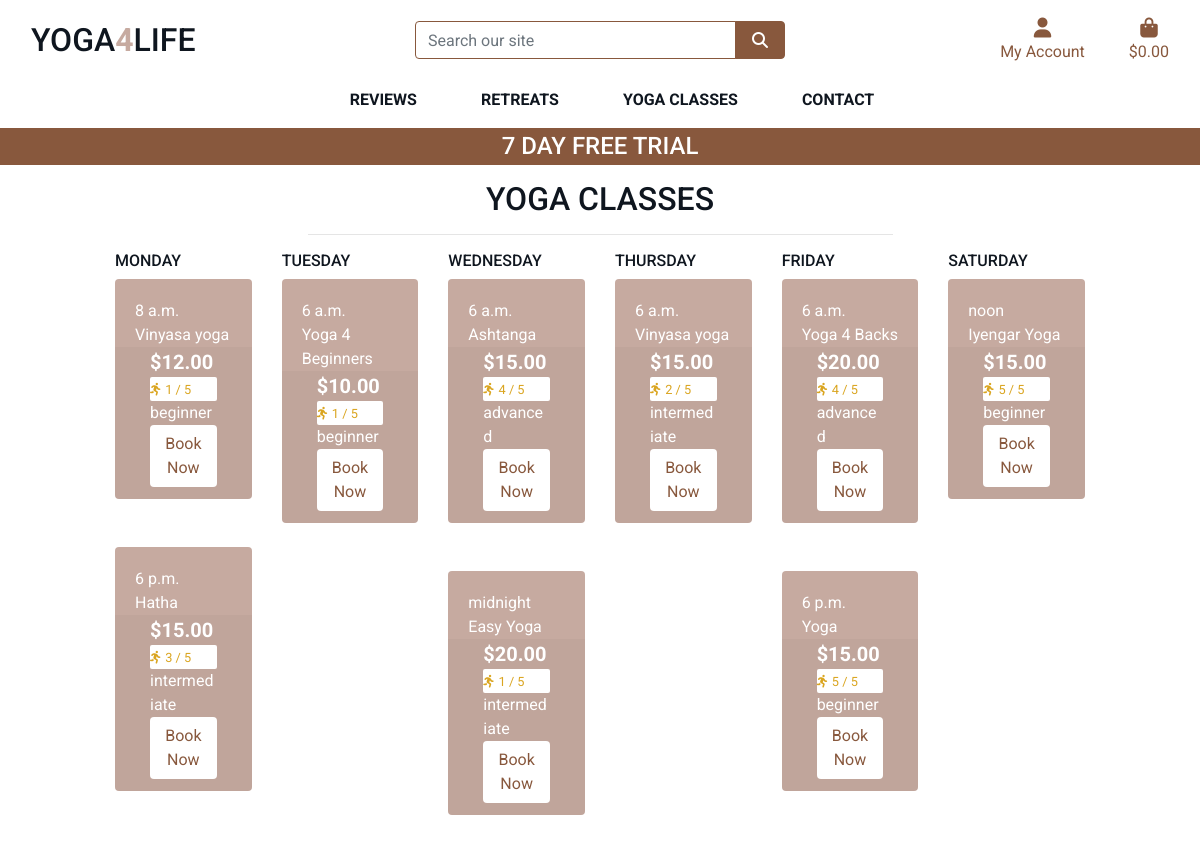
/classes/, run on the app's committed database.
### classes/models.py (models this page shows, shortened)
class Class(models.Model):
    class Meta:
        verbose_name_plural = 'Classes'
    DAYS_OF_THE_WEEK = (
        ('1', 'Monday'),
        ('2', 'Tuesday'),
        ('3', 'Wednesday'),
        ('4', 'Thursday'),
        ('5', 'Friday'),
        ('6', 'Saturday')
    )
    level = models.ForeignKey('Level', null=True, blank=True, on_delete=models.SET_NULL)
    sku = models.CharField(max_length=254, null=True, blank=True)
    name = models.CharField(max_length=254)
    description = models.TextField()
    price = models.DecimalField(max_digits=6, decimal_places=2)
    dificulty = models.DecimalField(max_digits=6, decimal_places=0, null=True, blank=True)
    image_url = models.URLField(max_length=1024, null=True, blank=True)
    image = models.ImageField(null=True, blank=True)
    day = models.CharField(max_length=10, choices=DAYS_OF_THE_WEEK)
    time = models.DateTimeField(null=True, blank=True)

class Level(models.Model):
    name = models.CharField(max_length=254)
    friendly_name = models.CharField(max_length=254, null=True, blank=True)
    def __str__(self):
        return self.name

### classes/views.py (the view)
# urls.py: path('', views.all_classes, name='classes'),
def all_classes(request):
    classes = Class.objects.order_by('day', 'time')
    context = {
        'classes': classes,
    }
    return render(request, 'classes/classes.html', context)

### cart/contexts.py (called while the page is built, shortened)
def cart_contents(request):
    cart_items = []
    total = 0
    product_count = 0
    cart = request.session.get('cart', {})
    grand_total = total
    context = {
        'cart_items': cart_items,
        'total': total,
        'retreat_count': product_count,
        'grand_total': grand_total,
    }
    return context

### classes/templates/classes/classes.html (shortened to what this page needs)
{% extends "base.html" %}
{% load static %}
{% block page_header %}
<div class="container header-container">
</div>
{% endblock %}
{% block content %}
<div class="container-fluid">
    <div class="row">
        <div class="col text-center mt-3">
            <h2 class="logo-font">Yoga Classes</h2>
            <hr class="w-50 mb-1">
        </div>
    </div>
     <div class="row">
        <div class="retreat-container col-10 offset-1">
            <div class="row">
                <div class="col-sm-6 col-md-6 col-lg-2 col-xl-2">
                    <h6 class="logo-font">Monday</h6>
                {% for class in classes %}
                    {% if class.day == "1"%}
                    <div class="col pl-0 pr-0 pb-5">
                        <div class="card h-100 border-0">
                            <div class="card-body pb-0">
                                <p class="mb-0">{{ class.time.time }}</p>
                                <p class="mb-0">{{ class.name }}</p>
                            </div>
                            <div class="card-footer pt-0 border-0 text-left">
                                <div class="">
                                    <div class="col">
                                        <p class="lead mb-0 font-weight-bold">${{ class.price }}</p>
                                        {% if class.dificulty %}
                                        <div class="card-white-sm">
                                            <small class="text-gold"><i class="fas fa-running mr-1"></i>{{ class.dificulty }} / 5</small>
                                        </div>
                                        {% else %}
                                            <small class="text-gold">No dificulty</small>
                                        {% endif %}
                                        <p class="mb-0">{{ class.level }}</p>
                                        <a class="btn btn-white" href="{% url 'class_detail' class.id %}">Book Now</a>
                                    </div>
                                </div>
                            </div>
                        </div>
                    </div>
                {% endif %}
                {% endfor %}
                </div>
                <div class="col-sm-6 col-md-6 col-lg-2 col-xl-2">
                    <h6 class="logo-font">Tuesday</h6>
                {% for class in classes %}
                {% if class.day == "2"%}
                    <div class="col pl-0 pr-0 pb-5">
                        <div class="card h-100 border-0">
                            <div class="card-body pb-0">
                                <p class="mb-0">{{ class.time.time }}</p>
                                <p class="mb-0">{{ class.name }}</p>
                            </div>
                            <div class="card-footer pt-0 border-0 text-left">
                                <div class="">
                                    <div class="col">
                                        <p class="lead mb-0 font-weight-bold">${{ class.price }}</p>
                                        {% if class.dificulty %}
                                        <div class="card-white-sm">
                                            <small class="text-gold"><i class="fas fa-running mr-1"></i>{{ class.dificulty }} / 5</small>
                                        </div>
                                        {% else %}
                                            <small class="text-gold">No dificulty</small>
                                        {% endif %}
                                        <p class="mb-0">{{ class.level }}</p>
                                        <a class="btn btn-white" href="{% url 'class_detail' class.id %}">Book Now</a>
                                    </div>
                                </div>
                            </div>
                        </div>
                    </div>
                {% endif %}
                {% endfor %}
                </div>
                <div class="col-sm-6 col-md-6 col-lg-2 col-xl-2">
                    <h6 class="logo-font">Wednesday</h6>
                {% for class in classes %}
                {% if class.day == "3"%}
                    <div class="col pl-0 pr-0 pb-5">
                        <div class="card h-100 border-0">
                            <div class="card-body pb-0">
                                <p class="mb-0">{{ class.time.time }}</p>
                                <p class="mb-0">{{ class.name }}</p>
                            </div>
                            <div class="card-footer pt-0 border-0 text-left">
                                <div class="">
                                    <div class="col">
                                        <p class="lead mb-0 font-weight-bold">${{ class.price }}</p>
                                        {% if class.dificulty %}
                                        <div class="card-white-sm">
                                            <small class="text-gold"><i class="fas fa-running mr-1"></i>{{ class.dificulty }} / 5</small>
                                        </div>
                                        {% else %}
                                            <small class="text-gold">No dificulty</small>
                                        {% endif %}
                                        <p class="mb-0">{{ class.level }}</p>
                                        <a class="btn btn-white" href="{% url 'class_detail' class.id %}">Book Now</a>
                                    </div>
                                </div>
                            </div>
                        </div>
                    </div>
                {% endif %}
                {% endfor %}
                </div>
                <div class="col-sm-6 col-md-6 col-lg-2 col-xl-2">
                    <h6 class="logo-font">Thursday</h6>
                {% for class in classes %}
                {% if class.day == "4"%}
                    <div class="col pl-0 pr-0 pb-5">
                        <div class="card h-100 border-0">
                            <div class="card-body pb-0">
                                <p class="mb-0">{{ class.time.time }}</p>
                                <p class="mb-0">{{ class.name }}</p>
                            </div>
                            <div class="card-footer pt-0 border-0 text-left">
                                <div class="">
                                    <div class="col">
                                        <p class="lead mb-0 font-weight-bold">${{ class.price }}</p>
                                        {% if class.dificulty %}
                                        <div class="card-white-sm">
                                            <small class="text-gold"><i class="fas fa-running mr-1"></i>{{ class.dificulty }} / 5</small>
                                        </div>
                                        {% else %}
                                            <small class="text-gold">No dificulty</small>
                                        {% endif %}
                                        <p class="mb-0">{{ class.level }}</p>
                                        <a class="btn btn-white" href="{% url 'class_detail' class.id %}">Book Now</a>
                                    </div>
                                </div>
                            </div>
                        </div>
                    </div>
                {% endif %}
                {% endfor %}
                </div>
                <div class="col-sm-6 col-md-6 col-lg-2 col-xl-2">
                    <h6 class="logo-font">Friday</h6>
                {% for class in classes %}
                {% if class.day == "5"%}
                    <div class="col pl-0 pr-0 pb-5">
                        <div class="card h-100 border-0">
                            <div class="card-body pb-0">
                                <p class="mb-0">{{ class.time.time }}</p>
                                <p class="mb-0">{{ class.name }}</p>
                            </div>
                            <div class="card-footer pt-0 border-0 text-left">
                                <div class="">
                                    <div class="col">
                                        <p class="lead mb-0 font-weight-bold">${{ class.price }}</p>
                                        {% if class.dificulty %}
                                        <div class="card-white-sm">
                                            <small class="text-gold"><i class="fas fa-running mr-1"></i>{{ class.dificulty }} / 5</small>
                                        </div>
                                        {% else %}
                                            <small class="text-gold">No dificulty</small>
                                        {% endif %}
                                        <p class="mb-0">{{ class.level }}</p>
                                        <a class="btn btn-white" href="{% url 'class_detail' class.id %}">Book Now</a>
                                    </div>
                                </div>
                            </div>
                        </div>
                    </div>
                {% endif %}
                {% endfor %}
                </div>
                <div class="col-sm-6 col-md-6 col-lg-2 col-xl-2">
                    <h6 class="logo-font">Saturday</h6>
                {% for class in classes %}
                {% if class.day == "6"%}
                    <div class="col pl-0 pr-0 pb-5">
                        <div class="card h-100 border-0">
                            <div class="card-body pb-0">
                                <p class="mb-0">{{ class.time.time }}</p>
                                <p class="mb-0">{{ class.name }}</p>
                            </div>
                            <div class="card-footer pt-0 border-0 text-left">
                                <div class="">
                                    <div class="col">
                                        <p class="lead mb-0 font-weight-bold">${{ class.price }}</p>
                                        {% if class.dificulty %}
                                        <div class="card-white-sm">
                                            <small class="text-gold"><i class="fas fa-running mr-1"></i>{{ class.dificulty }} / 5</small>
                                        </div>
                                        {% else %}
                                            <small class="text-gold">No dificulty</small>
                                        {% endif %}
                                        <p class="mb-0">{{ class.level }}</p>
                                        <a class="btn btn-white" href="{% url 'class_detail' class.id %}">Book Now</a>
                                    </div>
                                </div>
                            </div>
                        </div>
                    </div>
                {% endif %}
                {% endfor %}
                </div>
            </div>
        </div>
    </div>
</div>
{% endblock %}

### static/css/base.css (style rules this page uses)
html { height: 100%; }
body { height: calc(100vh - 164px); color: #555; font-family: 'Roboto', sans-serif; }
.logo-font { text-transform: uppercase; color: #0f161f; }
.btn-white { background: white; color: #88583d; }
.card-white-sm { padding: 4px, 2px; background-color: white; border-radius: 2px; max-width: 75px; }
.text-gold { color: goldenrod !important; }
.card { color: white; background-color:#c6aaa0; border-radius: 4px; overflow: hidden; }
@media (min-width: 1200px) { .container { max-width: 80%; } }
@media (min-width: 992px) { .header-container { padding-top: 164px; } }

### data on the page
Class: time.time "8 a.m.", name "Vinyasa yoga", price "12.00", dificulty "1", level "beginner"
Class: time.time "6 p.m.", name "Hatha", price "15.00", dificulty "3", level "intermediate"
Class: time.time "6 a.m.", name "Yoga 4 Beginners", price "10.00", dificulty "1", level "beginner"
Class: time.time "6 a.m.", name "Ashtanga", price "15.00", dificulty "4", level "advanced"
Class: time.time "midnight", name "Easy Yoga", price "20.00", dificulty "1", level "intermediate"
Class: time.time "6 a.m.", name "Vinyasa yoga", price "15.00", dificulty "2", level "intermediate"
Class: time.time "6 a.m.", name "Yoga 4 Backs", price "20.00", dificulty "4", level "advanced"
Class: time.time "6 p.m.", name "Yoga", price "15.00", dificulty "5", level "beginner"
Class: time.time "noon", name "Iyengar Yoga", price "15.00", dificulty "5", level "beginner"
